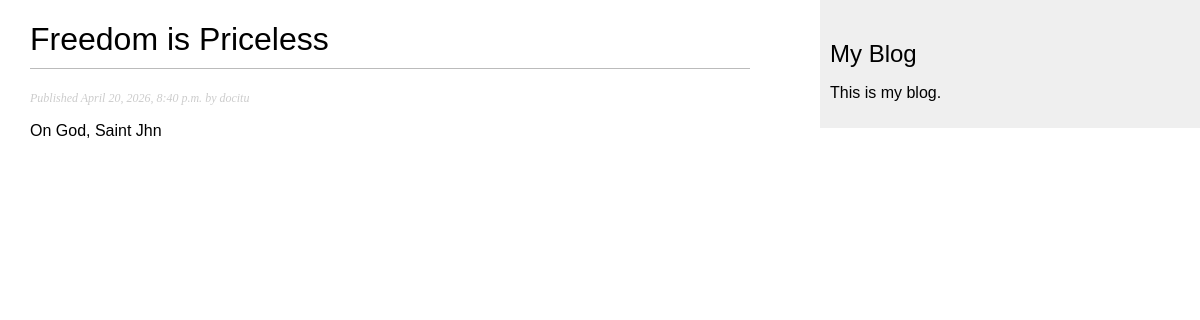
The app's page /blog/2026/4/20/freedom-is-priceless/ with its own data.
### blog/models.py (models this page shows, shortened)
class Post(models.Model):
    class Status (models.TextChoices):
        DRAFT = 'DF', 'Draft'
        PUBLISHED = 'PB', 'Published'
    title = models.CharField(max_length=250)
    slug = models.SlugField(
        max_length=250,
        unique_for_date='publish'
    )
    author = models.ForeignKey(
        settings.AUTH_USER_MODEL,
        on_delete=models.CASCADE,
        related_name='blog_posts'
    )
    body = models.TextField()
    publish = models.DateTimeField(default=timezone.now)
    created = models.DateTimeField(auto_now_add=True)
    updated = models.DateTimeField(auto_now=True)
    status = models.CharField(
        max_length=2,
        choices=Status.choices,
        default=Status.DRAFT
    )
    objects = models.Manager()
    published = PublishedManager()
    class Meta:
        ordering = ['-publish']
        indexes = [
            models.Index(fields=['-publish']),
        ]

### blog/views.py (the view)
# urls.py: path('<int:year>/<int:month>/<int:day>/<slug:post>/', views.post_detail, name='post_detail'),
def post_detail(request, year, month, day, post):
    try:
        post = get_object_or_404(Post, slug=post, status=Post.Status.PUBLISHED, publish__year=year, publish__month=month, publish__day=day)
    except Post.DoesNotExist:
        raise Http404("Post does not exist")
    return render(request, 'blog/post/detail.html', {'post': post})

### blog/templates/blog/post/detail.html (shortened to what this page needs)
{% extends "blog/base.html" %}
{% block content %}
    <h1>{{ post.title }}</h1>
    <p class="date">
    Published {{ post.publish }} by {{ post.author }}
    </p>
    {{ post.body|linebreaks }}
{% endblock %}

### blog/static/blog/css/blog.css (style rules this page uses)
body { margin:0; padding:0; font-family:helvetica, sans-serif; }
h1 { font-weight:normal; border-bottom:1px solid #bbb; padding:0 0 10px 0; }
p.date { color:#ccc; font-family: georgia, serif; font-size: 12px; font-style: italic; }

### records on screen
Post: title "Freedom is Priceless", publish "April 20, 2026, 8:40 p.m.", author "docitu", body "On God, Saint Jhn"
